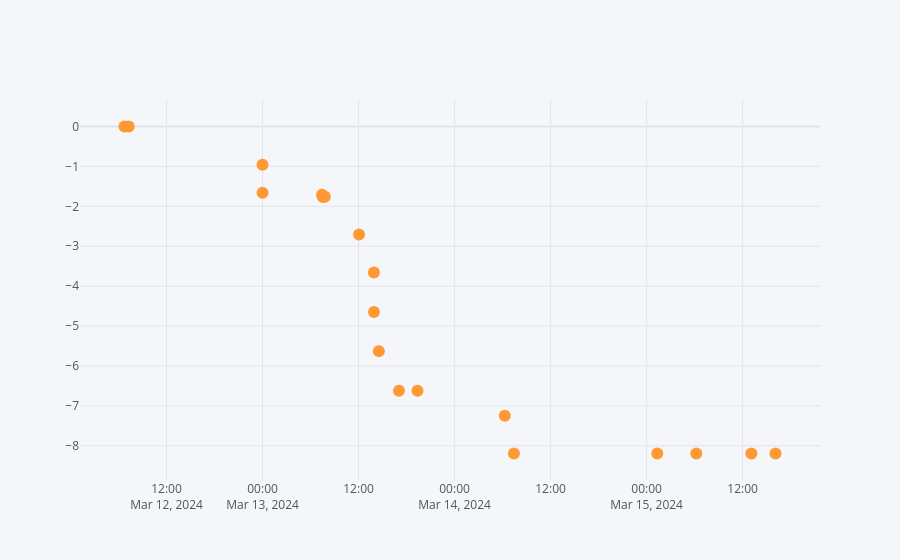

Notebook code for this chart:
### Markdown cell above
The cumulative compounded sentiment scores **over time** for raw values.

### Code cell
sentiment['compound'].cumsum().iplot(mode='markers')

### Figure 1 — Plotly figure (JSON) as saved in the notebook; plotly's stock layout.template omitted (floating-point values rounded to 4 significant figures)
{"data": [{"line": {"color": "rgba(255, 153, 51, 1.0)", "dash": "solid", "shape": "linear", "width": 1.3}, "marker": {"size": 12, "symbol": "circle"}, "mode": "markers", "name": "compound", "text": "", "type": "scatter", "x": ["2024-03-12 06:44:56.490", "2024-03-12 07:16:22.100", "2024-03-13 00:00:00.000", "2024-03-13 00:00:00.000", "2024-03-13 07:26:08.823", "2024-03-13 07:32:40.000", "2024-03-13 07:32:47.000", "2024-03-13 07:47:14.484", "2024-03-13 12:03:47.928", "2024-03-13 13:55:07.989", "2024-03-13 13:55:38.483", "2024-03-13 14:32:17.251", "2024-03-13 17:03:06.300", "2024-03-13 19:21:58.793", "2024-03-14 06:16:49.260", "2024-03-14 07:25:07.275", "2024-03-15 01:20:12.658", "2024-03-15 06:12:41.280", "2024-03-15 13:05:39.309", "2024-03-15 16:06:40.909"], "y": [0, 0, -0.959, -1.659, -1.711, -1.763, -1.763, -1.763, -2.707, -3.662, -4.646, -5.63, -6.622, -6.622, -7.247, -8.195, -8.195, -8.195, -8.195, -8.195]}], "layout": {"legend": {"bgcolor": "#F5F6F9", "font": {"color": "#4D5663"}}, "paper_bgcolor": "#F5F6F9", "plot_bgcolor": "#F5F6F9", "title": {"font": {"color": "#4D5663"}}, "xaxis": {"gridcolor": "#E1E5ED", "showgrid": true, "tickfont": {"color": "#4D5663"}, "title": {"font": {"color": "#4D5663"}, "text": ""}, "zerolinecolor": "#E1E5ED"}, "yaxis": {"gridcolor": "#E1E5ED", "showgrid": true, "tickfont": {"color": "#4D5663"}, "title": {"font": {"color": "#4D5663"}, "text": ""}, "zerolinecolor": "#E1E5ED"}}}
